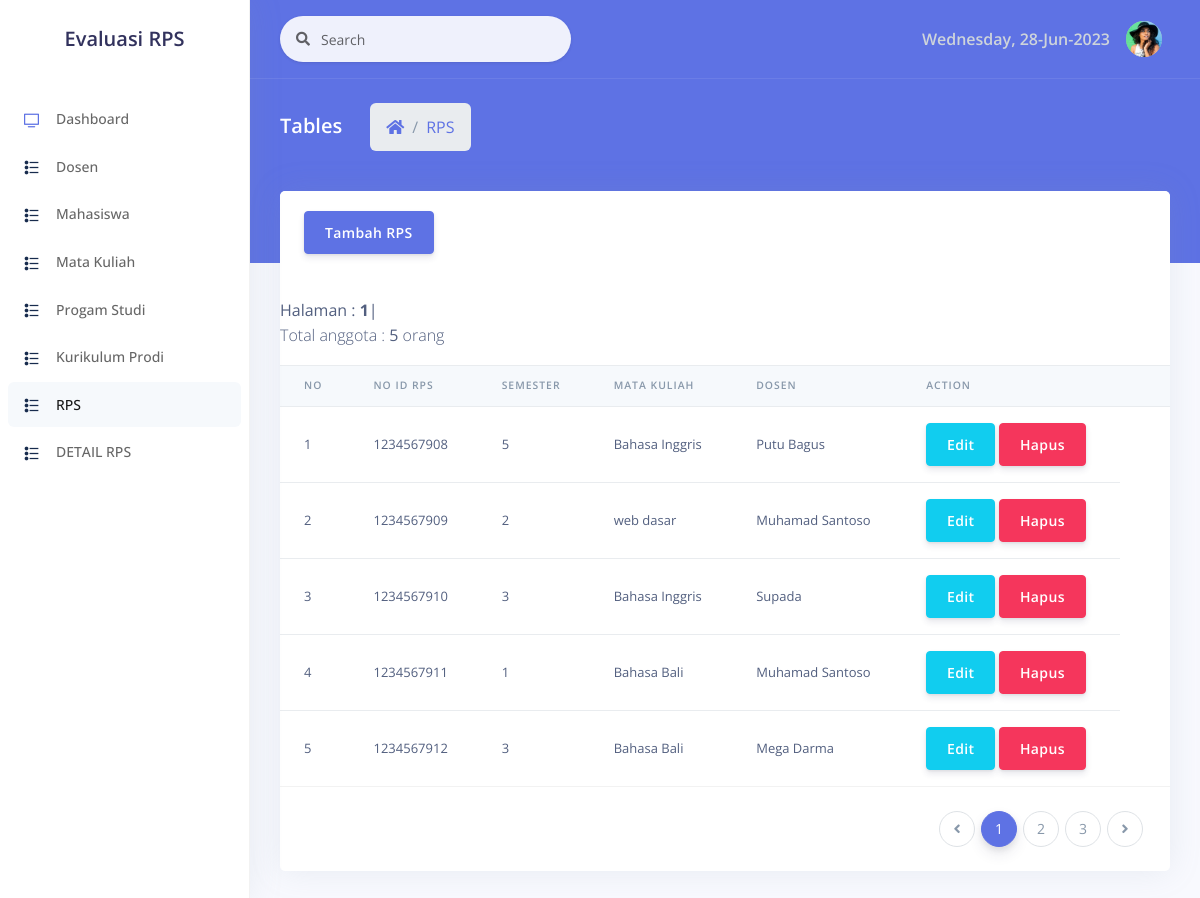
Screenshot of /examples/rps/rps.php with the database file from the repository.
### tables this page shows
CREATE TABLE `rps` (
  `noidrps` int(11) NOT NULL,
  `semesterr` varchar(50) DEFAULT NULL,
  `kodemk` varchar(15) DEFAULT NULL,
  `nip` varchar(25) DEFAULT NULL
);

CREATE TABLE `matakuliah` (
  `kodemk` varchar(15) NOT NULL,
  `namamk` varchar(100) DEFAULT NULL,
  `sks` int(11) DEFAULT NULL,
  `sksteori` int(11) DEFAULT NULL,
  `skspraktek` int(11) DEFAULT NULL,
  `semester` int(11) DEFAULT NULL,
  `kurikulum` varchar(25) NOT NULL
);

CREATE TABLE `dosen` (
  `nip` varchar(25) NOT NULL,
  `nidn` varchar(25) DEFAULT NULL,
  `namadosen` varchar(50) DEFAULT NULL,
  `alamat` varchar(50) DEFAULT NULL,
  `notelp` varchar(25) DEFAULT NULL,
  `userid` int(11) DEFAULT NULL,
  `kodeprodi` int(11) DEFAULT NULL
);

### examples/rps/rps.php (the view, shortened to what this page needs)
<!DOCTYPE html>
<html>
<head>
  <link rel="stylesheet" href="../../assets/vendor/nucleo/css/nucleo.css" type="text/css">
  <link rel="stylesheet" href="../../assets/vendor/@fortawesome/fontawesome-free/css/all.min.css" type="text/css">
  <link rel="stylesheet" href="../../assets/css/argon.css?v=1.2.0" type="text/css">
</head>
<body>
  <nav class="sidenav navbar navbar-vertical  fixed-left  navbar-expand-xs navbar-light bg-white" id="sidenav-main">
    <div class="scrollbar-inner">
      <div class="sidenav-header  align-items-center">
        <a class="navbar-brand" href="javascript:void(0)">
      <h2>Evaluasi RPS</h2>
        </a>
      </div>
      <div class="navbar-inner">
        <div class="collapse navbar-collapse" id="sidenav-collapse-main">
          <ul class="navbar-nav">
            <li class="nav-item">
              <a class="nav-link" href="../../index.php">
                <i class="ni ni-tv-2 text-primary"></i>
                <span class="nav-link-text">Dashboard</span>
              </a>
            </li>
            <li class="nav-item">
              <a class="nav-link" href="../dosen/dosen.php">
                <i class="ni ni-bullet-list-67 text-default"></i>
                <span class="nav-link-text">Dosen</span>
              </a>
            </li>
            <li class="nav-item">
              <a class="nav-link" href="../mahasiswa/Mahasiswa.php">
                <i class="ni ni-bullet-list-67 text-default"></i>
                <span class="nav-link-text">Mahasiswa</span>
              </a>
            </li>
            <li class="nav-item">
              <a class="nav-link" href="../matakuliah/matakuliah.php">
                <i class="ni ni-bullet-list-67 text-default"></i>
                <span class="nav-link-text">Mata Kuliah</span>
              </a>
            </li>
            <li class="nav-item">
              <a class="nav-link" href="../progamstudi/progamstudi.php">
                <i class="ni ni-bullet-list-67 text-default"></i>
                <span class="nav-link-text">Progam Studi</span>
              </a>
            </li>
            <li class="nav-item">
              <a class="nav-link" href="../kurikulumprodi/kurikulumprodi.php">
                <i class="ni ni-bullet-list-67 text-default"></i>
                <span class="nav-link-text">Kurikulum Prodi</span>
              </a>
            </li>
            <li class="nav-item">
              <a class="nav-link active" href="../rps/rps.php">
                <i class="ni ni-bullet-list-67 text-default"></i>
                <span class="nav-link-text">RPS</span>
              </a>
            </li>
            <li class="nav-item">
              <a class="nav-link" href="../rpsdetail/rpsdetail.php">
                <i class="ni ni-bullet-list-67 text-default"></i>
                <span class="nav-link-text">DETAIL RPS</span>
              </a>
            </li>
          </ul>
        </div>
      </div>
    </div>
  </nav>
  <div class="main-content" id="panel">
    <nav class="navbar navbar-top navbar-expand navbar-dark bg-primary border-bottom">
      <div class="container-fluid">
        <div class="collapse navbar-collapse" id="navbarSupportedContent">
          <form class="navbar-search navbar-search-light form-inline mr-sm-3" id="navbar-search-main">
            <div class="form-group mb-0">
              <div class="input-group input-group-alternative input-group-merge">
                <div class="input-group-prepend">
                  <span class="input-group-text"><i class="fas fa-search"></i></span>
                </div>
                <input class="form-control" placeholder="Search" type="text">
              </div>
            </div>
          </form>
          <ul class="navbar-nav align-items-center  ml-md-auto ">
            <li class="nav-item dropdown">
              <span class="text-light font-weight-bold"><?php echo Date("l, d-M-Y") ?></span>
            </li>
          <ul class="navbar-nav align-items-center  ml-auto ml-md-0 ">
            <li class="nav-item dropdown">
              <a class="nav-link pr-0" href="#" role="button" data-toggle="dropdown" aria-haspopup="true" aria-expanded="false">
                <div class="media align-items-center">
                  <span class="avatar avatar-sm rounded-circle">
                    <img alt="Image placeholder" src="../../assets/img/theme/team-4.jpg">
                  </span>
                </div>
              </a>
            </li>
          </ul>
        </div>
      </div>
    </nav>
    <div class="header bg-primary pb-6">
      <div class="container-fluid">
        <div class="header-body">
          <div class="row align-items-center py-4">
            <div class="col-lg-6 col-7">
              <h6 class="h2 text-white d-inline-block mb-0">Tables</h6>
              <nav aria-label="breadcrumb" class="d-none d-md-inline-block ml-md-4">
                <ol class="breadcrumb breadcrumb-links breadcrumb-dark">
                  <li class="breadcrumb-item"><a href="../../index.php"><i class="fas fa-home"></i></a></li>
                  <li class="breadcrumb-item"><a href="#">RPS</a></li>
                </ol>
              </nav>
            </div>
          </div>
        </div>
      </div>
    </div>
    <div class="container-fluid mt--6">
      <div class="row">
        <div class="col">
          <div class="card">
            <div class="card-header border-0">
              <a href="register.php"><button class="btn btn-primary">Tambah RPS</button></a>
            </div>
            <div class="table-responsive">
              <table class="table align-items-center table-flush">
                <thead class="thead-light">
                  <tr>
                    <th scope="col" class="sort" data-sort="name">No</th>
                    <th scope="col" class="sort" data-sort="budget">No ID RPS</th>
                    <th scope="col" class="sort" data-sort="status">Semester</th>
                    <th scope="col">Mata Kuliah</th>
                    <th scope="col" class="sort" data-sort="status">Dosen</th>
                    <th scope="col" class="sort" data-sort="completion">Action</th>
                    <th scope="col"></th>
                  </tr>
                </thead>
                <tbody class="list">
                   <?php
            include 'konek1.php';
            $no   = 1;
            $batas   = 5;
            $halaman = @$_GET['halaman'];
            if(empty($halaman)) {
                $posisi  = 0;
                $halaman = 1;
            } else {
                $posisi  = ($halaman-1) * $batas;
            }
            $query2      = mysqli_query($koneksi, "SELECT * FROM rps");
            $jmldata    = mysqli_num_rows($query2);
            $jmlhalaman = ceil($jmldata/$batas);
            echo "<br> Halaman : ";
            for($i=1; $i<=$jmlhalaman; $i++)
                if ($i != $halaman) {
                    echo " <a href=\"rps.php?halaman=$i\">$i</a> | ";
                } else {
                    echo "<b>$i</b> | ";
                }
            echo "<p>Total anggota : <b>$jmldata</b> orang</p>";
            $query = "SELECT rps.*,matakuliah.*,dosen.* FROM rps inner join matakuliah using(kodemk) inner join dosen using(nip)  LIMIT $posisi,$batas";
            $data = mysqli_query($koneksi, $query);
            while ($d = mysqli_fetch_array($data)) {
        ?>
        <tr>
            <td><?php echo $no++; ?></td>
            <td><?php echo $d['noidrps']; ?></td>
            <td><?php echo $d['semesterr']; ?></td>
            <td><?php echo $d['namamk']; ?></td>
            <td><?php echo $d['namadosen']; ?></td>
            <td>
                <a href="editt.php?noidrps=<?php echo $d['noidrps']; ?>"><button class="btn btn-info">Edit</button></a>
                <a href="hapus.php?noidrps=<?php echo $d['noidrps']; ?>"><button class="btn btn-danger">Hapus</button></a>
            </td>
        </tr>
        <?php
            }
        ?>
                </tbody>
              </table>
            </div>
            <div class="card-footer py-4">
              <nav aria-label="...">
                <ul class="pagination justify-content-end mb-0">
                  <li class="page-item disabled">
                    <a class="page-link" href="#" tabindex="-1">
                      <i class="fas fa-angle-left"></i>
                    </a>
                  </li>
                  <li class="page-item active">
                    <a class="page-link" href="#">1</a>
                  </li>
                  <li class="page-item">
                    <a class="page-link" href="#">2 <span class="sr-only">(current)</span></a>
                  </li>
                  <li class="page-item"><a class="page-link" href="#">3</a></li>
                  <li class="page-item">
                    <a class="page-link" href="#">
                      <i class="fas fa-angle-right"></i>
                    </a>
                  </li>
                </ul>
              </nav>
            </div>
          </div>
        </div>
      </div>
</body>
</html>

### rows the page displays
rps: noidrps "1234567908", semesterr "5", kodemk.namamk "Bahasa Inggris", nip.namadosen "Putu Bagus"
rps: noidrps "1234567909", semesterr "2", kodemk.namamk "web dasar", nip.namadosen "Muhamad Santoso"
rps: noidrps "1234567910", semesterr "3", kodemk.namamk "Bahasa Inggris", nip.namadosen "Supada"
rps: noidrps "1234567911", semesterr "1", kodemk.namamk "Bahasa Bali", nip.namadosen "Muhamad Santoso"
rps: noidrps "1234567912", semesterr "3", kodemk.namamk "Bahasa Bali", nip.namadosen "Mega Darma"

### other values shown
Date("l, d-M-Y") "Wednesday, 28-Jun-2023"
$jmldata "5"
